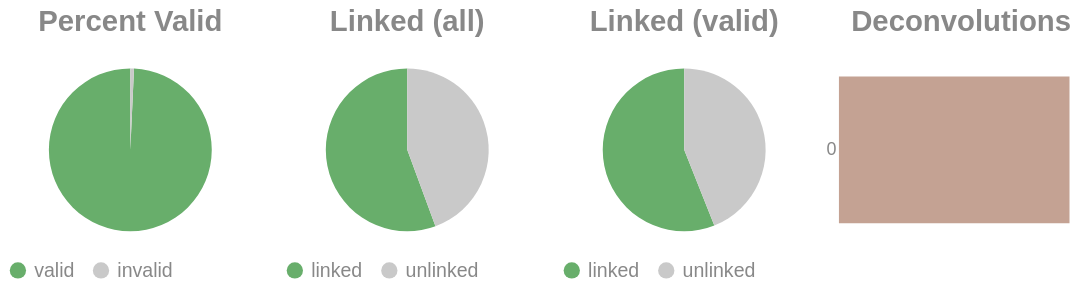

The notebook cell this image was saved under:
### Code cell
if SKIPLR:
    pass
else:
    clash = Counter()
    for i in valids['molecule'].to_list():
        _mol = i.split("-")
        if len(_mol) == 1:
            clash.update('0')
        else:
            clash.update(_mol[-1])

    _d = {"deconvolutions": [], 'count': []}
    for k,v in clash.items():
        _d['deconvolutions'].append(k)
        _d['count'].append(v)

    tot_valid = valids['reads'].sum()
    mask = valids['reads'] >= 2
    n_linked_reads = valids.filter(mask)['reads'].sum()
    if n_linked_reads == 0:
        print_html("No linked molecules (>=2 reads) were detected; skipping linked-only distributions.")
        SKIPLR = True
    else:
        perc_valid = round(tot_valid / n_reads, 4)
        linked_perc_abs = round(n_linked_reads / n_reads, 4)
        linked_perc = round(n_linked_reads / tot_valid, 4)

    _valid = pl.DataFrame({"valids": ['valid', 'invalid'], "count": [tot_valid, n_reads - tot_valid]})
    _linked_abs = pl.DataFrame({"linked (absolute)": ['linked', 'unlinked'], "count": [n_linked_reads, n_reads - n_linked_reads]})
    _linked_rel = pl.DataFrame({"linked (valids)": ['linked', 'unlinked'], "count": [n_linked_reads, tot_valid - n_linked_reads]})

    (
        alt.hconcat(
            piechart(_valid, goodval = 'valid', title = "Percent Valid"),
            piechart(_linked_abs, goodval = "linked", title =  "Linked (all)"),
            piechart(_linked_rel, goodval = "linked", title =  "Linked (valid)"),
            convolutionbar(pl.DataFrame(_d), title = "Deconvolutions"),
            center = True,
            bounds = 'flush'
        )
        .resolve_scale(color='independent')
        .resolve_legend('independent')
        .properties(usermeta={'embedOptions': {"actions": False}})
    ).display()

### Figure 1 — Vega-Lite specification as saved in the notebook (floating-point values rounded to 4 significant figures)
{"width": "container", "height": 400, "config": {"title": {"anchor": "start", "dy": -15, "fontSize": 18, "color": "#888888", "subtitleColor": "#888888", "subtitleFontSize": 14}, "arc": {"fill": "#0072B2"}, "axis": {"domainColor": "#888888", "domainWidth": 0.5, "gridWidth": 0.2, "grid": false, "titleFontWeight": 400, "titleFontSize": 15, "labelFontSize": 11, "labelColor": "#888888", "tickColor": "#888888", "tickWidth": 0.2, "titleColor": "#888888"}, "axisBand": {"grid": false}, "axisX": {"grid": true, "tickSize": 10, "domainCap": "round"}, "axisY": {"domain": false, "grid": true, "tickSize": 0, "domainCap": "round"}, "background": "transparent", "header": {"labelFontSize": 15, "labelColor": "#888888", "titleFontSize": 15, "titleFontWeight": 600, "titleColor": "#888888"}, "legend": {"labelFont": "sans-serif", "labelFontSize": 12, "labelColor": "#888888", "symbolSize": 100, "symbolType": "circle", "titleFontSize": 12, "titlePadding": 10, "titleColor": "#888888", "title": null}, "range": {"category": ["#E69F00", "#56B4E9", "#009E73", "#F0E442", "#0072B2", "#D55E00", "#CC79A7", "#000000"], "diverging": ["#cfe8f3", "#a2d4ec", "#73bfe2", "#46abdb", "#1696d2", "#12719e"]}, "area": {"fill": "#0072B2", "fillOpacity": 0.7, "line": true, "strokeOpacity": 0.7}, "line": {"color": "#0072B2", "stroke": "#0072B2", "strokeWidth": 2}, "trail": {"color": "#0072B2", "stroke": "#0072B2", "strokeWidth": 0, "size": 1}, "point": {"filled": true, "fillOpacity": 1.0, "size": 95}, "text": {"color": "#888888", "fontSize": 11, "align": "right", "fontWeight": 400, "size": 11}, "bar": {"fill": "#0072B2", "stroke": null}, "view": {"stroke": null, "continuousWidth": 660, "continuousHeight": 400}}, "hconcat": [{"data": {"name": "data-75d232c4b0f993b17da711752dece214"}, "mark": {"type": "arc"}, "encoding": {"color": {"field": "valids", "legend": {"orient": "bottom", "title": null}, "scale": {"domain": ["valid", "invalid"], "range": ["#68ae6b", "#C9C9C9"]}, "title": "Valids", "type": "nominal"}, "theta": {"field": "count", "type": "quantitative"}, "tooltip": [{"field": "valids", "title": "Valids", "type": "ordinal"}, {"field": "percent", "format": ".2%", "title": "Percent", "type": "quantitative"}, {"field": "count", "title": "Count", "type": "quantitative"}]}, "height": 100, "title": {"text": "Percent Valid", "align": "center", "anchor": "middle"}, "transform": [{"calculate": "datum.count / 5721580", "as": "percent"}], "width": 150}, {"data": {"name": "data-d4661ef2d8e196cb30a861b8f01db144"}, "mark": {"type": "arc"}, "encoding": {"color": {"field": "linked (absolute)", "legend": {"orient": "bottom", "title": null}, "scale": {"domain": ["linked", "unlinked"], "range": ["#68ae6b", "#C9C9C9"]}, "title": "Linked (Absolute)", "type": "nominal"}, "theta": {"field": "count", "type": "quantitative"}, "tooltip": [{"field": "linked (absolute)", "title": "Linked (Absolute)", "type": "ordinal"}, {"field": "percent", "format": ".2%", "title": "Percent", "type": "quantitative"}, {"field": "count", "title": "Count", "type": "quantitative"}]}, "height": 100, "title": {"text": "Linked (all)", "align": "center", "anchor": "middle"}, "transform": [{"calculate": "datum.count / 5721580", "as": "percent"}], "width": 150}, {"data": {"name": "data-c0f6543d0b527884f7c51b1f58e9bbb1"}, "mark": {"type": "arc"}, "encoding": {"color": {"field": "linked (valids)", "legend": {"orient": "bottom", "title": null}, "scale": {"domain": ["linked", "unlinked"], "range": ["#68ae6b", "#C9C9C9"]}, "title": "Linked (Valids)", "type": "nominal"}, "theta": {"field": "count", "type": "quantitative"}, "tooltip": [{"field": "linked (valids)", "title": "Linked (Valids)", "type": "ordinal"}, {"field": "percent", "format": ".2%", "title": "Percent", "type": "quantitative"}, {"field": "count", "title": "Count", "type": "quantitative"}]}, "height": 100, "title": {"text": "Linked (valid)", "align": "center", "anchor": "middle"}, "transform": [{"calculate": "datum.count / 5680162", "as": "percent"}], "width": 150}, {"data": {"name": "data-7021c58d67c0c927f37c317153dacb77"}, "mark": {"type": "bar"}, "encoding": {"color": {"field": "deconvolutions", "legend": null, "scale": {"scheme": "lightgreyred"}, "type": "nominal"}, "tooltip": [{"field": "deconvolutions", "title": "Deconvolutions", "type": "ordinal"}, {"field": "percent", "format": ".2%", "title": "Percent", "type": "quantitative"}, {"field": "count", "title": "Count", "type": "quantitative"}], "x": {"axis": null, "field": "count", "type": "quantitative"}, "y": {"field": "deconvolutions", "sort": "ascending", "title": null, "type": "nominal"}}, "height": 100, "title": {"text": "Deconvolutions", "align": "center", "anchor": "middle"}, "transform": [{"calculate": "datum.count / 3302677", "as": "percent"}], "width": 150}], "bounds": "flush", "center": true, "resolve": {"legend": {"angle": "independent"}, "scale": {"color": "independent"}}, "usermeta": {"embedOptions": {"actions": false}}, "$schema": "https://vega.github.io/schema/vega-lite/v6.1.0.json", "datasets": {"data-75d232c4b0f993b17da711752dece214": [{"valids": "valid", "count": 5680162}, {"valids": "invalid", "count": 41418}], "data-d4661ef2d8e196cb30a861b8f01db144": [{"linked (absolute)": "linked", "count": 3182976}, {"linked (absolute)": "unlinked", "count": 2538604}], "data-c0f6543d0b527884f7c51b1f58e9bbb1": [{"linked (valids)": "linked", "count": 3182976}, {"linked (valids)": "unlinked", "count": 2497186}], "data-7021c58d67c0c927f37c317153dacb77": [{"deconvolutions": "0", "count": 3302677}]}}
